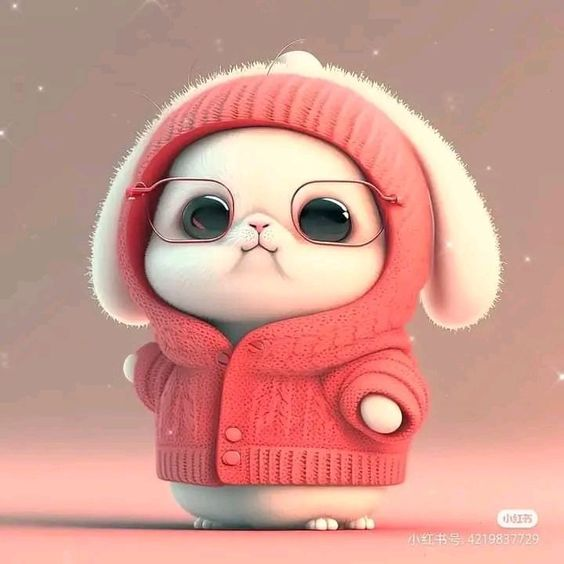
#> input picture comel.jpg, 564 x 564 px
$ python 'Ideal Lowpass Filter & Butterworth Lowpass Filter.py'
#> lines starting #> are read from the running program, lines starting #| are printed output that depends on the picture
import cv2
import numpy as np
import matplotlib.pyplot as plt

# Load citra grayscale
img = cv2.imread('comel.jpg', cv2.IMREAD_GRAYSCALE)
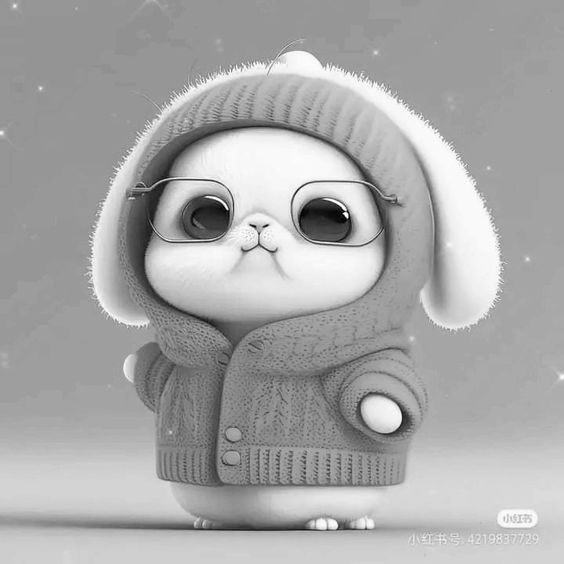
#> img: shape (564, 564); min 0, max 255, mean 168.3

# Hitung dimensi citra dan frekuensi nol
rows, cols = img.shape
#> rows = 564; cols = 564
crow, ccol = rows//2, cols//2
#> crow = 282; ccol = 282

# Hitung jarak frekuensi dari titik tengah
u, v = np.meshgrid(range(cols), range(rows))
d = np.sqrt((u - ccol)**2 + (v - crow)**2)

# Tentukan cutoff frequency
cutoff = 30

# Hitung filter Ideal Lowpass dan Butterworth Lowpass
filter_ideal = np.zeros((rows,cols))
filter_ideal[d <= cutoff] = 1

filter_butterworth = 1 / (1 + (d/cutoff)**(2*2))

# Hitung DFT dan geser frekuensi nol ke tengah
dft = np.fft.fft2(img)
dft_shift = np.fft.fftshift(dft)

# Terapkan filter dan hitung DFT balik
dft_ideal_shift = dft_shift * filter_ideal
dft_ideal = np.fft.ifftshift(dft_ideal_shift)
img_ideal = np.fft.ifft2(dft_ideal)
img_ideal = np.abs(img_ideal)
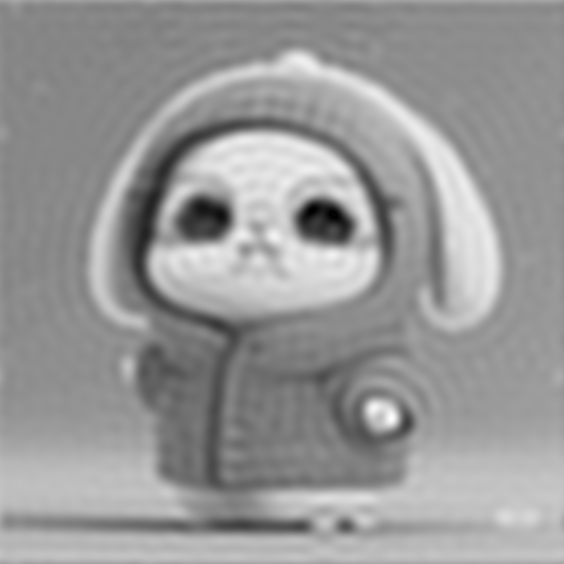
#> img_ideal: shape (564, 564) float64; min 0.0449, max 281.5, mean 168.3; drawn with min black and max white

dft_butterworth_shift = dft_shift * filter_butterworth
dft_butterworth = np.fft.ifftshift(dft_butterworth_shift)
img_butterworth = np.fft.ifft2(dft_butterworth)
img_butterworth = np.abs(img_butterworth)
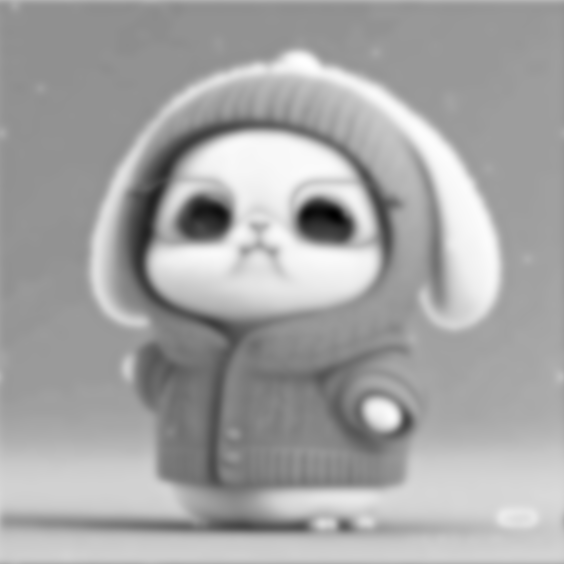
#> img_butterworth: shape (564, 564) float64; min 7.78, max 255.3, mean 168.3; drawn with min black and max white

# Tampilkan hasil
plt.figure(figsize=(18,6))
plt.subplot(131), plt.imshow(img, cmap='gray')
plt.title('Citra asli'), plt.xticks([]), plt.yticks([])
plt.subplot(132), plt.imshow(img_ideal, cmap='gray')
plt.title('Citra hasil Ideal Lowpass Filter'), plt.xticks([]), plt.yticks([])
plt.subplot(133), plt.imshow(img_butterworth, cmap='gray')
plt.title('Citra hasil Butterworth Lowpass Filter'), plt.xticks([]), plt.yticks([])
plt.show()
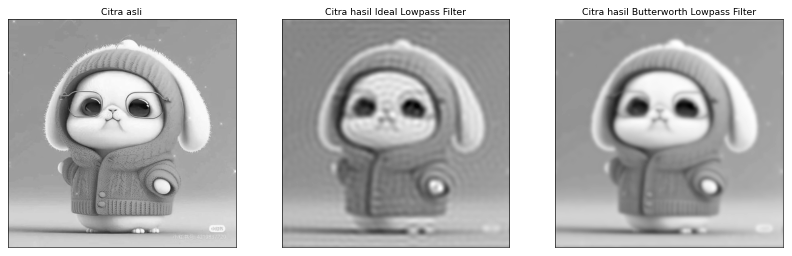
#> figure drawn by matplotlib, 3 panels
